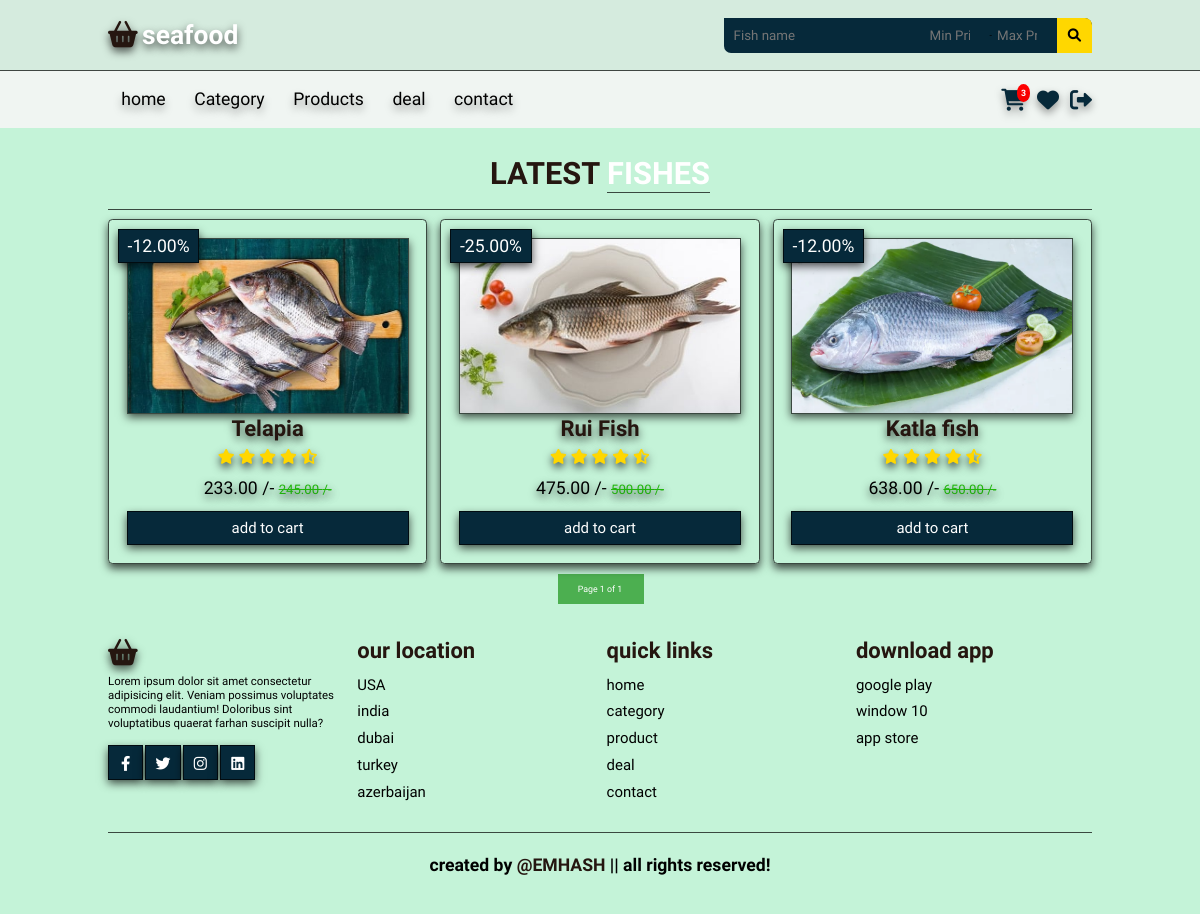
Page /products/ (signed in) on the committed database.
### users/models.py (models this page shows, shortened)
class User(AbstractBaseUser, PermissionsMixin):
    email = models.EmailField(unique=True, null=False)
    is_staff = models.BooleanField(
        gettext_lazy('I am staff'),
        default=False,
    help_text = gettext_lazy('If the user is admin stuff of this site then can see admin panel')
    )
    is_active = models.BooleanField(
        gettext_lazy('account active'),
        default=True,
        help_text=gettext_lazy('A user should be treated as active. Admin can unselect this instead of deleting accounts')
    )
    ROLE_CHOICES = (
        ('admin', 'Admin'),
        ('customer', 'Customer'),
    )
    role = models.CharField(
        max_length=20,
        choices=ROLE_CHOICES,
        default='admin',
    )
    USERNAME_FIELD = 'email'
    objects = MyCustomManager()

class CommonBaseModel(models.Model):
    uid = models.UUIDField(primary_key=True, default= uuid.uuid4, editable=False)
    created_at = models.DateTimeField(auto_now_add=True)
    updated_at = models.DateTimeField(auto_now=True)
    class Meta:
        abstract = True

class Profile(CommonBaseModel):
    user = models.OneToOneField(User, on_delete=models.CASCADE, related_name='profile')
    details_filled = models.BooleanField(default=False)
    image = models.ImageField(upload_to="UserImages",default="default.jpg")
    age = models.DateField(auto_now=False, auto_now_add=False, null=True)
    address = models.CharField( max_length=500,null=True)

### market/models.py (models this page shows, shortened)
class CommonBaseModel(models.Model):
    uid = models.UUIDField(primary_key=True, default= uuid.uuid4, editable=False)
    created_at = models.DateTimeField(auto_now_add=True)
    updated_at = models.DateTimeField(auto_now=True)
    class Meta:
        abstract = True

class Fish(CommonBaseModel):
    name = models.CharField(max_length=100)
    image = models.ImageField(upload_to="Fishes")
    price = models.DecimalField(max_digits=10, decimal_places=2)
    category = models.ForeignKey(Category, on_delete=models.CASCADE)
    discount = models.DecimalField(max_digits=5, decimal_places=2, blank=True, null=True)
    def discounted_price(self):
        if self.discount:
            return self.price - self.discount
        else:
            return self.price

### market/views.py (the view)
# urls.py: path("products/", views.products, name="products" ),
def products(request):
    fishes = Fish.objects.all().order_by('price')
    obj = ObjectMaster(request=request,the_query=fishes)
    search,filtered = obj.Searching(FilteredQuery=FishFilter)
    pg = obj.Paginate(query=filtered ,no_of_object=50)
    context ={
        "fishes":pg,
        "searching":search,
    }
    return render(request, "frontend/products.html", context)

### market/shortcuts.py (called while the page is built)
    def Paginate(self, query=None , no_of_object = 5):
        if query is None:
            query=self.the_query
        '''In this method pass how many object per page you want to show if you wish. '''
        if self.the_query:
            pg = Paginator( query, no_of_object)
            page_number = self.request.GET.get('page')
            q_per_page = pg.get_page(page_number)
        else:
            q_per_page = None
            print("Add an object to perform pagination adding.")
        return q_per_page

    def Searching(self, FilteredQuery):
        if self.the_query:
            search_option = FilteredQuery(self.request.GET, queryset=self.the_query)
            filtered_query = search_option.qs
        else:
            search_option = None
            filtered_query = None
            print('Add a query object as constructor.')
        return search_option , filtered_query

### market/templatetags/common.py (called while the page is built)
@register.filter
def cart_data(user):
    if Order.objects.filter(user = user, payment=False).exists():
        carts = CartItem.objects.filter(user=user, purchased = False)
    else:
        carts = None
    if carts:
        item = carts.count()
        return item
    else:
        item = 0
        return item

### templates/frontend/products.html (shortened to what this page needs)
{% extends "frontend/base/base.html" %}
{% load static %}
{% block content %}
<section class="product" id="product">
    <h1 class="heading">latest <span>Fishes</span></h1>
    <div class="box-container">
        {% for row in fishes %}
        <div class="box">
            <span class="discount">-{{ row.discount }}%</span>
            <img decoding="async" src="{{ row.image.url }}" alt="">
            <h3>{{ row.name }}</h3>
            <div class="stars">
                <i class="fas fa-star"></i>
                <i class="fas fa-star"></i>
                <i class="fas fa-star"></i>
                <i class="fas fa-star"></i>
                <i class="fas fa-star-half-alt"></i>
            </div>
            <div class="price">{{ row.discounted_price }} /- <span>{{ row.price }} /-</span></div>
            <a href="{% url 'cart_view' row.uid %}" class="btn">add to cart</a>
        </div>
        {% endfor %}
    </div>
    <div class="pagination d-flex justify-content-between align-items-center">
        <span class="current text-muted">
          Page {{ fishes.number }} of {{ fishes.paginator.num_pages }}
        </span>
      </div>
</section>
{% endblock content %}

### templates/frontend/base/base.html (shortened to what this page needs)
{% load common %}
{% load static %}
<!DOCTYPE html>
<html lang="en">
  <head>
    <link rel="stylesheet" href="https://cdnjs.cloudflare.com/ajax/libs/font-awesome/6.0.0-beta3/css/all.min.css">
    <link rel="stylesheet" href="{% static "css/style.css" %}">
  </head>
  <body>
    <header>
      <div class="header1">
        <a href="#" class="logo"><i class="fas fa-shopping-basket"></i>seafood</a>
        <form action="/products/?" >
          <div class="search-local">
            <input class="input1" name = "name" type="text" placeholder="Fish name">
            <input class="input2"  type="number" name="price_min"  placeholder="Min Price"><span>-</span>
            <input class="input2" type="number" name="price_max" placeholder="Max Price">
            <button type="submit">
              <i class="fas fa-search"> </i>
            </button>
          </div>
        </form>
      </div>
      <div class="header2">
        <nav class="navbar">
          <a href="{% url "homepage" %}">home</a>
          <a href="#category">Category</a>
          <a href="{% url "products" %}">Products</a>
          <a href="#deal">deal</a>
          <a href="#contact">contact</a>
        </nav>
        <div class="icons">
          <a href="{% url "cart" %}" class="fas fa-shopping-cart"><span>{{ request.user.profile | cart_data }}</span></a>
          <a href="#" class="fas fa-heart">{% if fav_item %}<span>{{fav_item}}</span>{% endif %}</a>
          {% if user.is_authenticated %}
          <a href="{% url "logout_view" %}" class="fas fa-sign-out-alt"></a>
          {% else %}
          <a href="{% url "loginpage" %}" class="fas fa-user-circle"></a>
          {% endif %}
        </div>
      </div>
    </header>
    {% block content %}{% endblock content %}
    <section class="footer">
      <div class="box-container">
        <div class="box">
          <a href="" class="logo"><i class="fas fa-shopping-basket"></i></a>
          <p>Lorem ipsum dolor sit amet consectetur adipisicing elit. Veniam possimus voluptates commodi laudantium!
            Doloribus sint voluptatibus quaerat farhan suscipit nulla?
          </p>
          <div class="share">
            <a href="#" class="btn fab fa-facebook-f"></a>
            <a href="#" class="btn fab fa-twitter"></a>
            <a href="#" class="btn fab fa-instagram"></a>
            <a href="#" class="btn fab fa-linkedin"></a>
          </div>
        </div>
        <div class="box">
          <h3>our location</h3>
          <div class="links">
            <a href="#">USA</a>
            <a href="#">india</a>
            <a href="#">dubai</a>
            <a href="#">turkey</a>
            <a href="#">azerbaijan</a>
          </div>
        </div>
        <div class="box">
          <h3>quick links</h3>
          <div class="links">
            <a href="#">home</a>
            <a href="#">category</a>
            <a href="#">product</a>
            <a href="#">deal</a>
            <a href="#">contact</a>
          </div>
        </div>
        <div class="box">
          <h3>download app</h3>
          <div class="links">
            <a href="#">google play</a>
            <a href="#">window 10</a>
            <a href="#">app store</a>
          </div>
        </div>
      </div>
      <h1 class="credit"> created by <span> @EMHASH </span> || all rights reserved! </h1>
    </section>
  </body>
</html>

### rows in the picture
User: user.profile|cart_data "3"
Fish: discount "12.00", image (picture), name "Telapia", discounted_price "233.00", price "245.00"
Fish: discount "25.00", image (picture), name "Rui Fish", discounted_price "475.00", price "500.00"
Fish: discount "12.00", image (picture), name "Katla fish", discounted_price "638.00", price "650.00"

### other values in the picture
{{ fishes.number }} "1"
{{ fishes.paginator.num_pages }} "1"
